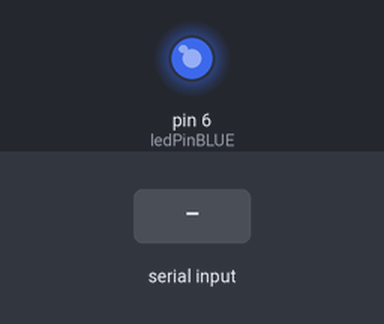
The sketch below on a simulated Arduino Uno, built with avr-gcc and run on an emulated ATmega328P. Parts: output pins drawn as LEDs (lit = HIGH). The test bench sets the inputs (shaded band). What the sketch prints to the serial monitor is not drawn.

Above: at 1.2 s.
1.3 s: "90,45\n" received over Serial
2.8 s: "5\n" received over Serial
Timing chart, 0 to 5.8 s (numbered marks = the images above; inputs shaded):
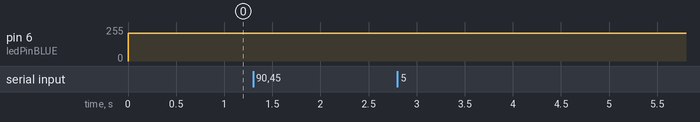

The sketch:

DriveMotorMiniTest.ino
```cpp
#include "Arduino.h"

String readString;
const byte ledPinBLUE = 6;

void setup() {
  Serial.begin(9600);
  Serial.println("Driving led using Serial Test"); // so I can keep track of what is loaded
  pinMode(ledPinBLUE, OUTPUT);
}

void loop() {
  int n;
  while (Serial.available()) {
    char c = Serial.read();  //gets one byte from serial buffer
    readString += c; //makes the string readString
    delay(2);  //slow looping to allow buffer to fill with next character
  }

  if (readString.length() >0) {
    Serial.println("Input is: ");
    Serial.println(readString);  //so you can see the captured string
    n = readString.toInt();  //convert readString into a number

    readString=""; //empty for next input
  }

  analogWrite(ledPinBLUE, n);
}
```
